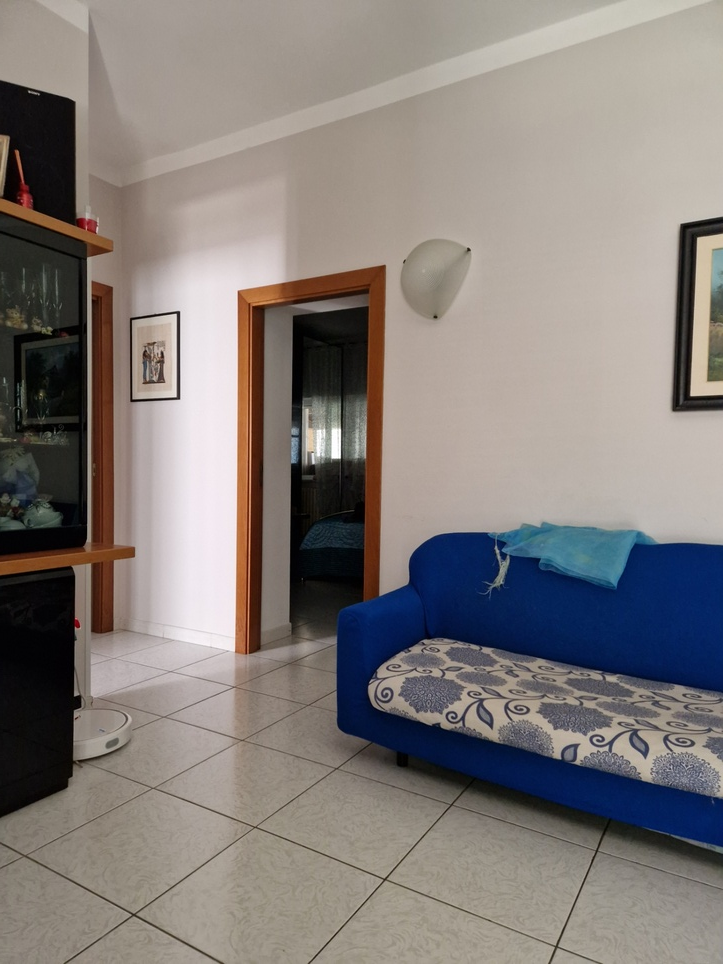
#> input picture immagini/20220608_144918.jpg, 723 x 964 px, shrunk from 1401 x 1868 before the run; its folder holds 4 pictures in this run
$ python 'Immagine Panorama.py'
#> lines starting #> are read from the running program, lines starting #| are printed output that depends on the picture; after the words box and inside, x2 and y2 are one past the last pixel; in counts of white or black regions, pixels touching at a corner belong together
import numpy as np
import cv2
import glob
import imutils

# prende il percorso delle immagini di imput e inizializza la lista di immagini
image_paths = glob.glob("immagini/*.jpg")
images = []

# loop sul percorso delle immagini, carica ogni immagine e le aggiunge alla lista per la panoramica
for image in image_paths:
    img = cv2.imread(image)
#> img is the input picture: shape (964, 723, 3); mean B, G, R 122, 125.2, 131.7
    images.append(img)
    # cv2_imshow(img)
    # cv2.imshow(img)
    cv2.waitKey(0)

# inizializza l'oggetto imageStitcher ed effettuo l'unione delle immagini
imageStitcher = cv2.Stitcher_create()
error, stitched_img = imageStitcher.stitch(images)

# Se non c'è errore OpneCV ha unito le immagini con successo
if not error:

    # salva l'immagine panoramica creata sul disco e la mostro
    cv2.imwrite("stitchedOutput.png", stitched_img)
    # print("Stitched Img")
    # cv2_imshow(stitched_img)
    cv2.imshow("Stitched Img", stitched_img)
    cv2.waitKey(0)

    # crea un bordo di 10 pixel che circonda l'immagine unita
    stitched_img = cv2.copyMakeBorder(stitched_img, 10, 10, 10, 10, cv2.BORDER_CONSTANT, (0, 0, 0))
#> stitched_img: shape (843, 1115, 3)

    # converte l'immagine unita in scala di grigi e crea una soglia in modo che tutti i pixel
    # maggiori di zero siano impostati a 255 (quelli in primo piano) mentre gli altri rimangono a 0
    # (background)
    gray = cv2.cvtColor(stitched_img, cv2.COLOR_BGR2GRAY)
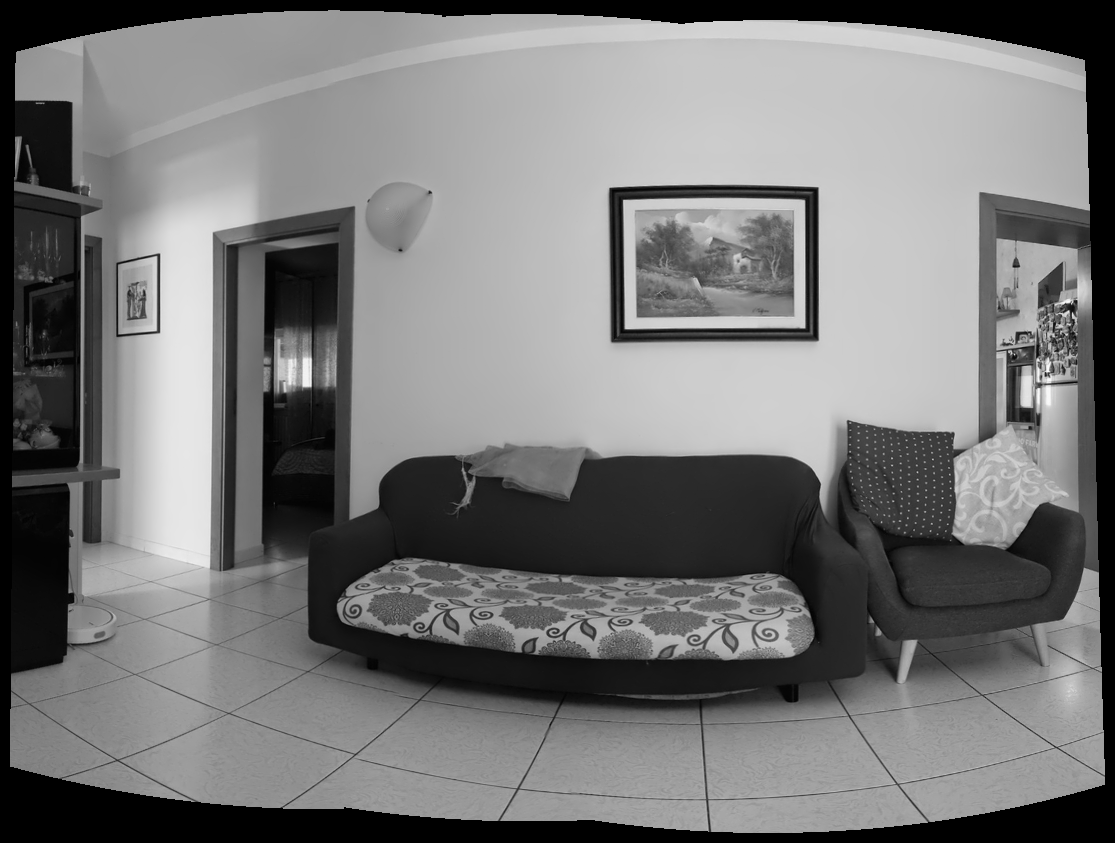
#> gray: shape (843, 1115); min 0, max 250, mean 119.2
    thresh_img = cv2.threshold(gray, 0, 255, cv2.THRESH_BINARY)[1]
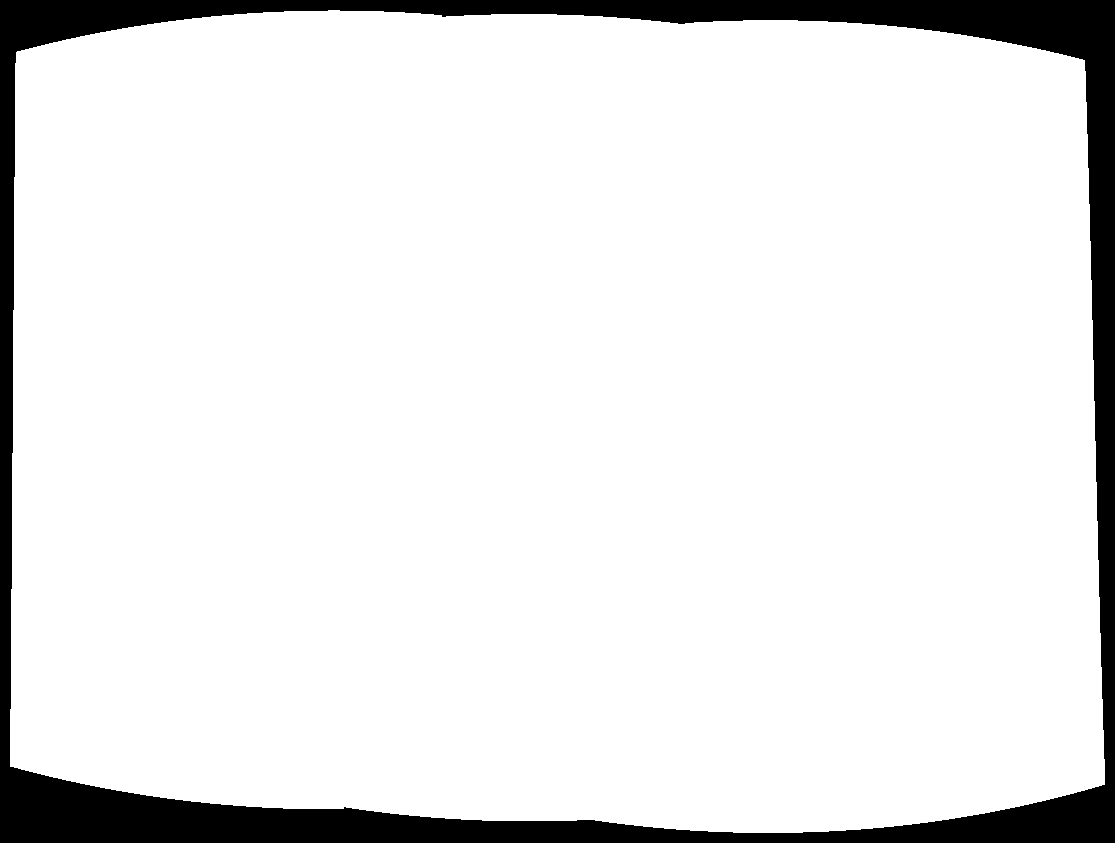
#> thresh_img: shape (843, 1115); 90.8% white; 1 black region, box (x1, y1, x2, y2) and area: (0, 0, 1115, 843) 86097

    # mostra l'effetto ottenuto
    # print("Threshold Image")
    # cv2_imshow(thresh_img)
    cv2.imshow("Threshold Image", thresh_img)
    cv2.waitKey(0)

    # trova tutti i bordi esterni nell'immagine di soglia, quindi trova
    # il contorno "più grande" che sarà il contorno dell'immagine unita
    contours = cv2.findContours(thresh_img.copy(), cv2.RETR_EXTERNAL, cv2.CHAIN_APPROX_SIMPLE)
    contours = imutils.grab_contours(contours)
    ROI = max(contours, key=cv2.contourArea)

    # alloca memoria per la maschera che conterrà il riquadro di delimitazione rettangolare dell'area
    # dell'immagine unita
    mask = np.zeros(thresh_img.shape, dtype="uint8")
    x, y, w, h = cv2.boundingRect(ROI)
    cv2.rectangle(mask, (x, y), (x + w, y + h), 255, -1)
#> mask: shape (843, 1115); 96.1% white; 1 black region, box (x1, y1, x2, y2) and area: (0, 0, 1115, 843) 36841

    # crea due copie della maschera: la prima serve da regione rettangolare minima
    # la seconda serve per contare quanti pixel devono essere rimossi per ottenere il rettangolo minimo
    minRectangle = mask.copy()
    sub = mask.copy()

    # contniua a ciclare fin quando non ci saranno più pixel diversi da 0
    while cv2.countNonZero(sub) > 0:

        # erode la maschera rettangolare minima e sottrae l'immagine con soglia dalla maschera
        # in modo da poter conttare se ci sono pixel diversi da zero rimasti
        minRectangle = cv2.erode(minRectangle, None)
        sub = cv2.subtract(minRectangle, thresh_img)
#> this loop made 54 passes
#> pass 1, `sub = cv2.subtract(minRectangle, thresh_img)`:
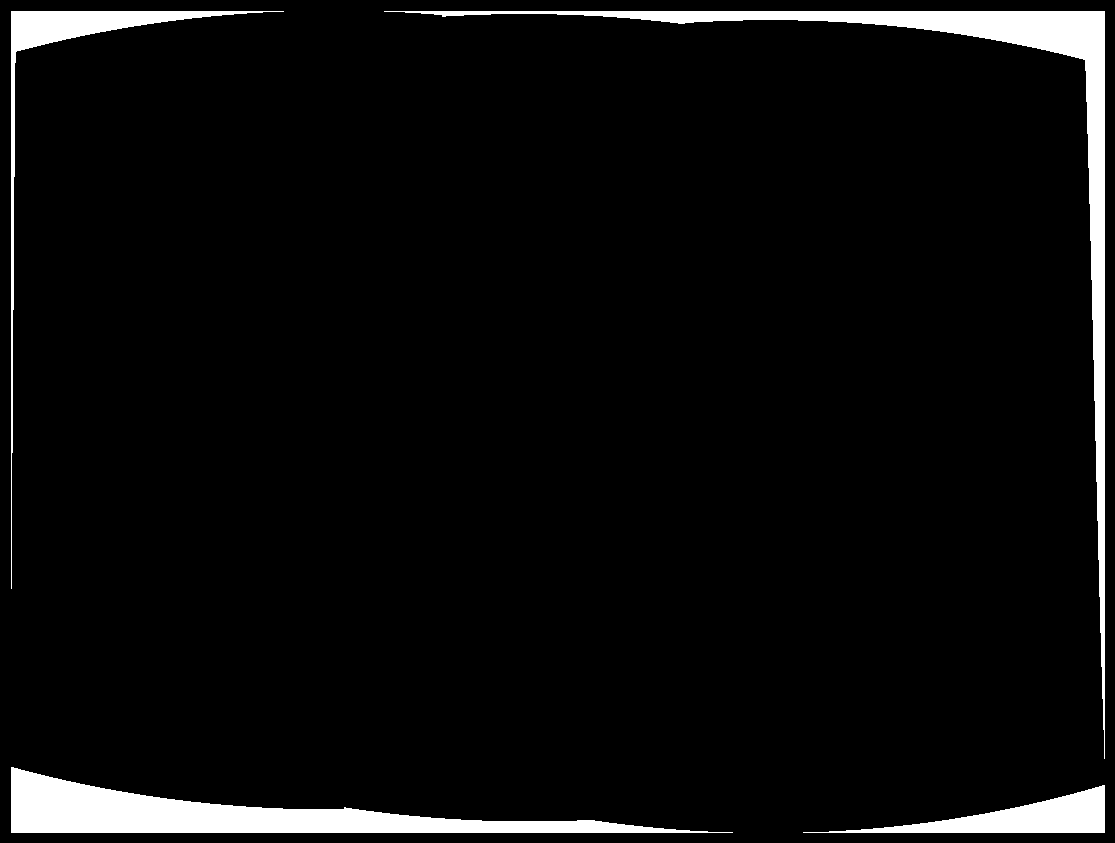
#> sub: shape (843, 1115); 4.8% white; 4 white regions, box (x1, y1, x2, y2) and area: (384, 11, 1105, 759) 17521, (11, 767, 733, 833) 16909, (11, 11, 284, 589) 5718, (803, 785, 1105, 833) 5342
#> after the loop:
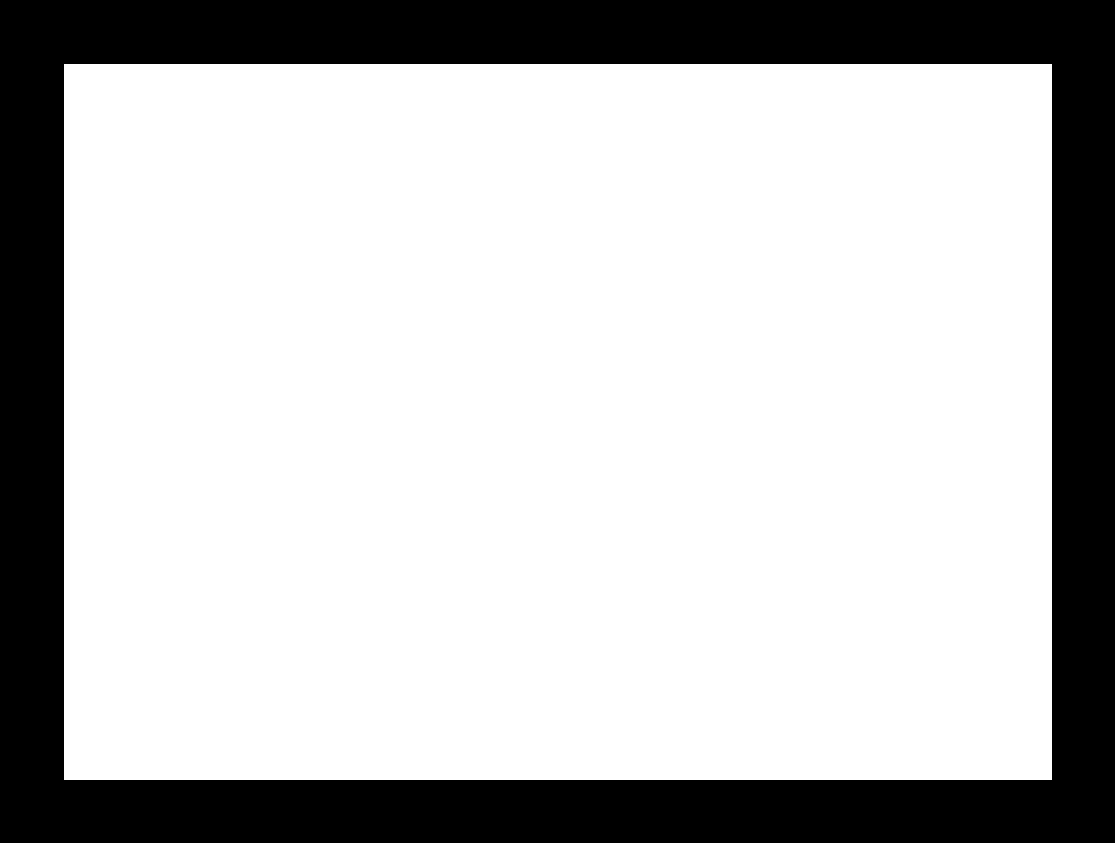
#> minRectangle: shape (843, 1115); 75.3% white; 1 black region, box (x1, y1, x2, y2) and area: (0, 0, 1115, 843) 232537

    # trova i contorni nella maschera ed estrae il rettangolo del selezione con coordinate (x, y)
    contours = cv2.findContours(minRectangle.copy(), cv2.RETR_EXTERNAL, cv2.CHAIN_APPROX_SIMPLE)
    contours = imutils.grab_contours(contours)
    ROI = max(contours, key=cv2.contourArea)
    x, y, w, h = cv2.boundingRect(ROI)

    # mostra l'effetto ottenuto
    # print("minRectangle Image")
    # cv2_imshow(minRectangle)
    cv2.imshow("minRectangle Image", minRectangle)
    cv2.waitKey(0)


    # usa la boundig box per estrarre l'immagine finale
    stitched_img = stitched_img[y:y + h, x:x + w]
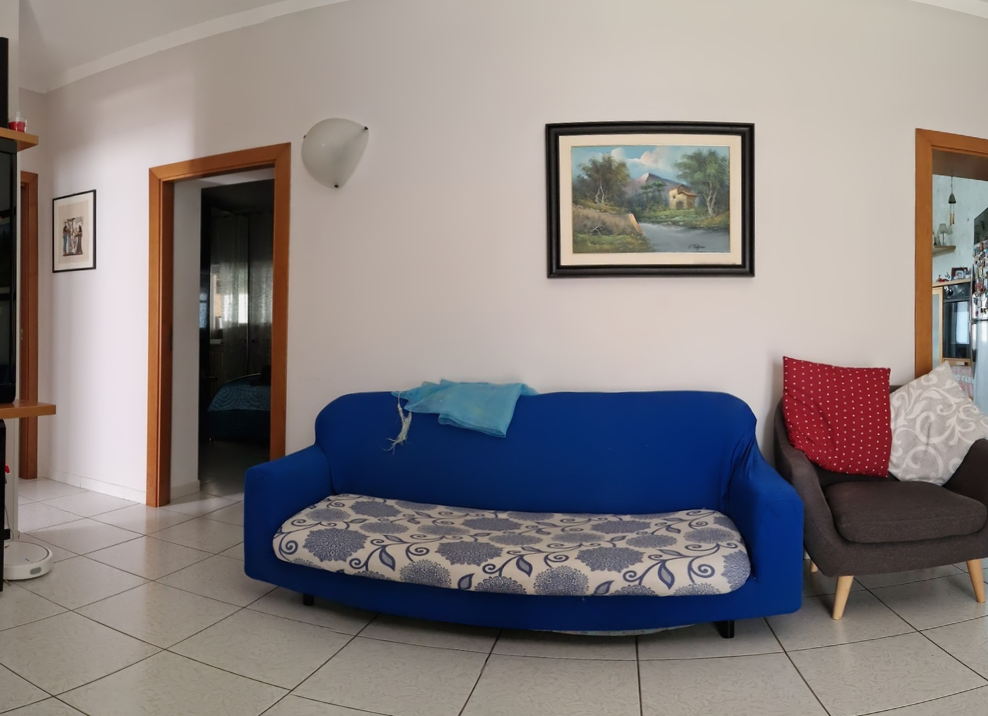
#> stitched_img: shape (716, 988, 3); mean of channels 0, 1, 2 128.7, 129.4, 136.7; drawn as B, G, R

    # salva l'immagine finale sul disco
    cv2.imwrite("stitchedOutputProcessed.png", stitched_img)

    # mostra l'immagine finale
    # print("Stitched Image Processed")
    # cv2_imshow(stitched_img)
    cv2.imshow("Stitched Image Processed", stitched_img)
    cv2.waitKey(0)


# notifica se la creazione dell'immagine panoramica fallisce a causa di pochi keypoint
else:
    print("Images could not be stitched!")
    print("Likely not enough keypoints being detected!")
